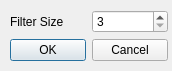
<?xml version="1.0" encoding="UTF-8"?>
<ui version="4.0">
 <class>DialogSize</class>
 <widget class="QDialog" name="DialogSize">
  <property name="geometry">
   <rect>
    <x>0</x>
    <y>0</y>
    <width>172</width>
    <height>71</height>
   </rect>
  </property>
  <property name="windowTitle">
   <string>Filter Size</string>
  </property>
  <property name="windowIcon">
   <iconset resource="../icon.qrc">
    <normaloff>:/icon/simpleProcessing.ico</normaloff>:/icon/simpleProcessing.ico</iconset>
  </property>
  <widget class="QWidget" name="">
   <property name="geometry">
    <rect>
     <x>10</x>
     <y>10</y>
     <width>158</width>
     <height>53</height>
    </rect>
   </property>
   <layout class="QVBoxLayout" name="verticalLayout">
    <item>
     <layout class="QHBoxLayout" name="horizontalLayout">
      <item>
       <widget class="QLabel" name="label">
        <property name="text">
         <string>Filter Size</string>
        </property>
       </widget>
      </item>
      <item>
       <widget class="QSpinBox" name="spinBox_filterSize">
        <property name="minimum">
         <number>3</number>
        </property>
        <property name="singleStep">
         <number>2</number>
        </property>
        <property name="value">
         <number>3</number>
        </property>
       </widget>
      </item>
     </layout>
    </item>
    <item>
     <widget class="QDialogButtonBox" name="buttonBox">
      <property name="orientation">
       <enum>Qt::Horizontal</enum>
      </property>
      <property name="standardButtons">
       <set>QDialogButtonBox::Cancel|QDialogButtonBox::Ok</set>
      </property>
      <property name="centerButtons">
       <bool>true</bool>
      </property>
     </widget>
    </item>
   </layout>
  </widget>
 </widget>
 <resources>
  <include location="../icon.qrc"/>
 </resources>
 <connections>
  <connection>
   <sender>buttonBox</sender>
   <signal>accepted()</signal>
   <receiver>DialogSize</receiver>
   <slot>accept()</slot>
   <hints>
    <hint type="sourcelabel">
     <x>248</x>
     <y>254</y>
    </hint>
    <hint type="destinationlabel">
     <x>157</x>
     <y>274</y>
    </hint>
   </hints>
  </connection>
  <connection>
   <sender>buttonBox</sender>
   <signal>rejected()</signal>
   <receiver>DialogSize</receiver>
   <slot>reject()</slot>
   <hints>
    <hint type="sourcelabel">
     <x>316</x>
     <y>260</y>
    </hint>
    <hint type="destinationlabel">
     <x>286</x>
     <y>274</y>
    </hint>
   </hints>
  </connection>
 </connections>
</ui>
